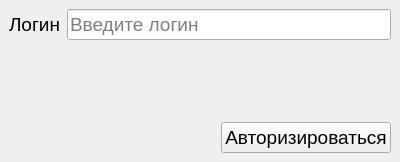
<?xml version="1.0" encoding="UTF-8"?>
<ui version="4.0">
 <class>LoginMenu</class>
 <widget class="QMainWindow" name="LoginMenu">
  <property name="geometry">
   <rect>
    <x>0</x>
    <y>0</y>
    <width>400</width>
    <height>162</height>
   </rect>
  </property>
  <property name="windowTitle">
   <string>AuthMenu</string>
  </property>
  <widget class="QWidget" name="centralwidget">
   <layout class="QVBoxLayout" name="verticalLayout">
    <item>
     <layout class="QFormLayout" name="formLayout">
      <item row="0" column="0">
       <widget class="QLabel" name="Log_lab">
        <property name="font">
         <font>
          <pointsize>14</pointsize>
         </font>
        </property>
        <property name="text">
         <string>Логин</string>
        </property>
       </widget>
      </item>
      <item row="0" column="1">
       <widget class="QLineEdit" name="log_ent">
        <property name="font">
         <font>
          <pointsize>14</pointsize>
         </font>
        </property>
        <property name="placeholderText">
         <string>Введите логин</string>
        </property>
       </widget>
      </item>
     </layout>
    </item>
    <item>
     <spacer name="verticalSpacer">
      <property name="orientation">
       <enum>Qt::Vertical</enum>
      </property>
      <property name="sizeHint" stdset="0">
       <size>
        <width>20</width>
        <height>40</height>
       </size>
      </property>
     </spacer>
    </item>
    <item>
     <layout class="QHBoxLayout" name="horizontalLayout">
      <item>
       <spacer name="horizontalSpacer">
        <property name="orientation">
         <enum>Qt::Horizontal</enum>
        </property>
        <property name="sizeHint" stdset="0">
         <size>
          <width>40</width>
          <height>20</height>
         </size>
        </property>
       </spacer>
      </item>
      <item>
       <widget class="QPushButton" name="auth_button">
        <property name="font">
         <font>
          <pointsize>14</pointsize>
         </font>
        </property>
        <property name="text">
         <string>Авторизироваться</string>
        </property>
       </widget>
      </item>
     </layout>
    </item>
   </layout>
  </widget>
 </widget>
 <resources/>
 <connections/>
</ui>
